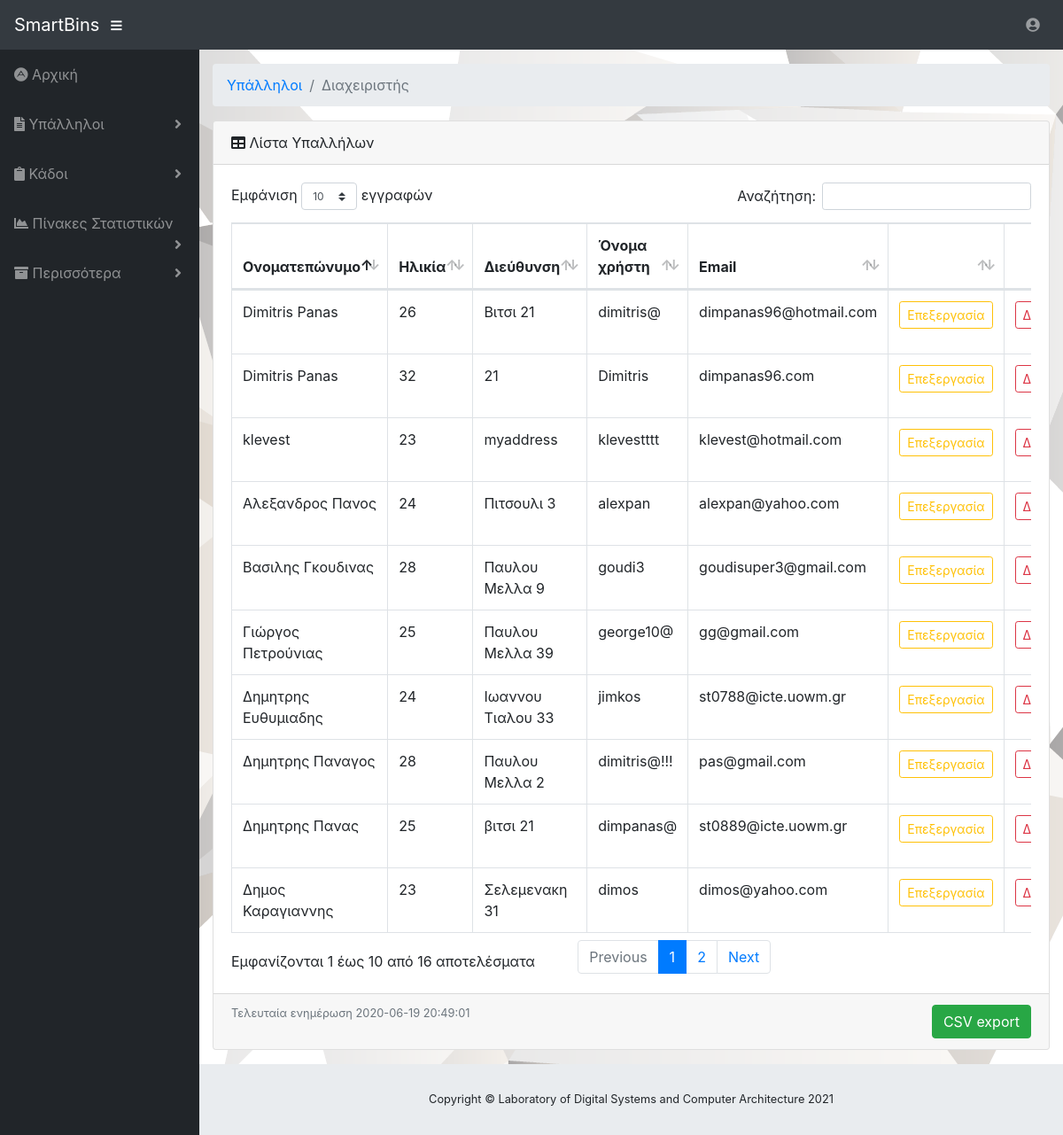
/admin_list_of_emps.php (signed in), run on the app's committed database.
### tables this page shows
CREATE TABLE `users` (
  `id` int(200) NOT NULL,
  `name` char(30) NOT NULL,
  `age` int(10) DEFAULT NULL,
  `address` varchar(200) DEFAULT NULL,
  `username` varchar(200) DEFAULT NULL,
  `email` varchar(100) DEFAULT NULL,
  `password` varchar(200) DEFAULT NULL,
  `role` tinyint(4) NOT NULL,
  `status` tinyint(4) NOT NULL,
  `reset` varchar(12) NOT NULL,
  `rememberMe` varchar(32) DEFAULT NULL
);

### includes/db.class.php (called while the page is built, shortened)
<?php
class DB{
    public function getConnection()
    {
		$this->servername = "/zstorage/home/ece00888/mysql/run/mysql.sock";
		$this->username = "root";
		$this->password = "";
		$this->dbname = "garbage_managment";
		$pdo_options = array(PDO::ATTR_DEFAULT_FETCH_MODE => PDO::FETCH_OBJ, PDO::ATTR_ERRMODE => PDO::ERRMODE_WARNING,PDO::MYSQL_ATTR_INIT_COMMAND => "SET NAMES utf8mb4");
		try {
			$dsn = "mysql:unix_socket=".$this->servername.";dbname=".$this->dbname;
			$pdo = new PDO($dsn, $this->username, $this->password,$pdo_options);
			return $pdo;
		} catch (PDOException $e) {
		    echo "failed:" .$e->getMessage();
		}
    }
}
?>

### admin_list_of_emps.php (the view, shortened to what this page needs)
<?php
require 'includes/functions.php';
$users=select_list_of_emps_sql();
$sql1="SELECT max(timestamp) FROM logfiles WHERE action='106' OR action='108' OR action='114' OR action='116'" ;
$lastUpdate=get_last_update($sql1);
echo"
<ol class='breadcrumb'>
            <li class='breadcrumb-item'>
              <a href='#'>" .  __('Υπάλληλοι')  . "</a>
            </li>
            <li class='breadcrumb-item active'>" .  __('Διαχειριστής')  . "</li>
</ol>";
echo "
 <div class=\"card mb-3\">
            <div class=\"card-header\">
              <i class=\"fas fa-table\"></i>
              ".  __('Λίστα Υπαλλήλων')  ."</div>
            <div class=\"card-body\">
              <div class=\"table-responsive\">
                <table class=\"table table-bordered\" id=\"dataTable\" width=\"100%\" cellspacing=\"0\">
                  <thead>
                    <tr>
                        <th>".  __('Ονοματεπώνυμο')  ."</th>
                        <th>".  __('Ηλικία')  ."</th>
                        <th>".  __('Διεύθυνση')  ."</th>
                        <th>".  __('Όνομα χρήστη')  ."</th>
                        <th>".  __('Email')  ."</th>
                        <th>".  __('')  ."</th>
                        <th>".  __('')  ."</th>
                    </tr>
                </thead>
                <tbody>";
foreach($users as $row ) {
    echo "
              <tr>" .
        "<td>" . $row->name . "</td>" .
        "<td>" . $row->age . "</td>" .
        "<td>" . $row->address . "</td>" .
        "<td>" . $row->username . "</td>" .
        "<td>" . $row->email . "</td>" .
        "<td>
	                  <a href='admin_update_emp.php?id=".my_simple_crypt( $row->id, 'e' )."' class='btn btn-outline-warning btn-sm'>".  __('Επεξεργασία')  ."</a>
                    </td>" .
        "<td>
                        <form method='post' action='admin_delete_emp.php' onsubmit='return confirm(\"".__('Σίγουρα θέλετε να διαγράψετε τον χρήστη '.$row->name)."\");'>
                            <div class= 'form-group'>
                                <input type='submit' class='btn btn-outline-danger btn-sm' value='".__('Διαγραφή')."'>
                                <input type='hidden' name='user_id' value='".$row->id."'>
                            </div>
                        </form>
                    </td>" .
        "</tr>";
}
echo"
                  </tbody>
                </table>
              </div>
            </div>
            <div class=\"card-footer small text-muted\">Τελευταία ενημέρωση " .$lastUpdate[0]. "
                <div class='float-sm-right'>
                   <a href='csv_export_emps.php' class='btn btn-success btn-xl'> ".__('CSV export')."</a>
                </div>
            </div>
 </div>
";
?>

### data on the page
users: name "Δημητρης Πανας", age "25", address "βιτσι 21", username "dimpanas@", email "st0889@icte.uowm.gr"
users: name "Δημητρης Ευθυμιαδης", age "24", address "Ιωαννου Τιαλου 33", username "jimkos", email "st0788@icte.uowm.gr"
users: name "Αλεξανδρος Πανος", age "24", address "Πιτσουλι 3", username "alexpan", email "alexpan@yahoo.com"
users: name "Δημος Καραγιαννης", age "23", address "Σελεμενακη 31", username "dimos", email "dimos@yahoo.com"
users: name "Βασιλης Γκουδινας", age "28", address "Παυλου Μελλα 9", username "goudi3", email "goudisuper3@gmail.com"
users: name "Dimitris Panas", age "26", address "Βιτσι 21", username "dimitris@", email "dimpanas96@hotmail.com"
users: name "Δημητρης Παναγος", age "28", address "Παυλου Μελλα 2", username "dimitris@!!!", email "pas@gmail.com"
users: name "Γιώργος Πετρούνιας", age "25", address "Παυλου Μελλα 39", username "george10@", email "gg@gmail.com"
users: name "Dimitris Panas", age "32", address "21", username "Dimitris", email "dimpanas96.com"
users: name "klevest", age "23", address "myaddress", username "klevestttt", email "klevest@hotmail.com"

### other printed values
__('Αρχική') "Αρχική"
__('Υπάλληλοι') "Υπάλληλοι"
__('Κάδοι') "Κάδοι"
__('Πίνακες Στατιστικών') "Πίνακες Στατιστικών"
__('Περισσότερα') "Περισσότερα"
__('Διαχειριστής') "Διαχειριστής"
__('Λίστα Υπαλλήλων') "Λίστα Υπαλλήλων"
__('Ονοματεπώνυμο') "Ονοματεπώνυμο"
__('Ηλικία') "Ηλικία"
__('Διεύθυνση') "Διεύθυνση"
__('Όνομα χρήστη') "Όνομα χρήστη"
__('Email') "Email"
$lastUpdate[0] "2020-06-19 20:49:01"
__('CSV export') "CSV export"
